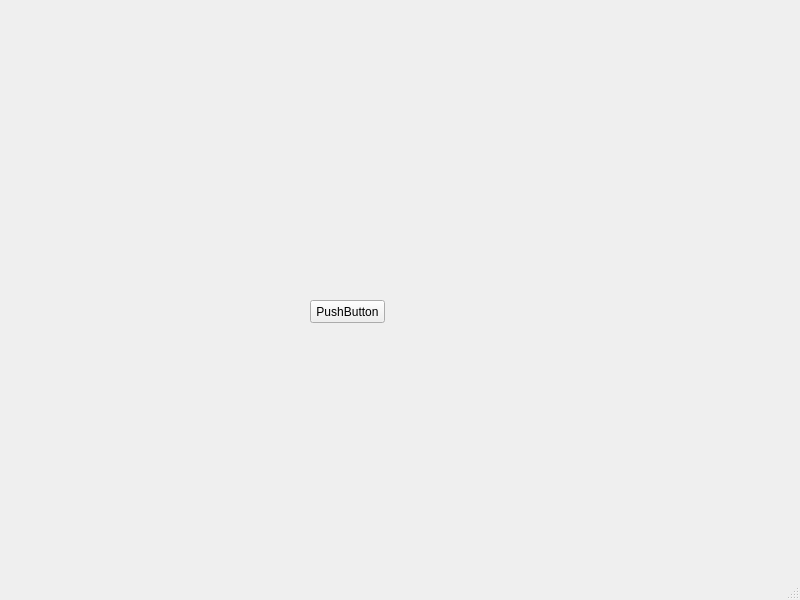
<?xml version="1.0" encoding="UTF-8"?>
<ui version="4.0">
 <class>MainWindow</class>
 <widget class="QMainWindow" name="MainWindow">
  <property name="geometry">
   <rect>
    <x>0</x>
    <y>0</y>
    <width>800</width>
    <height>600</height>
   </rect>
  </property>
  <property name="windowTitle">
   <string>MainWindow</string>
  </property>
  <widget class="QWidget" name="centralwidget">
   <widget class="QPushButton" name="pushButton">
    <property name="geometry">
     <rect>
      <x>310</x>
      <y>300</y>
      <width>75</width>
      <height>23</height>
     </rect>
    </property>
    <property name="text">
     <string>PushButton</string>
    </property>
   </widget>
  </widget>
  <widget class="QMenuBar" name="menubar">
   <property name="geometry">
    <rect>
     <x>0</x>
     <y>0</y>
     <width>800</width>
     <height>21</height>
    </rect>
   </property>
  </widget>
  <widget class="QStatusBar" name="statusbar"/>
 </widget>
 <resources/>
 <connections/>
</ui>
